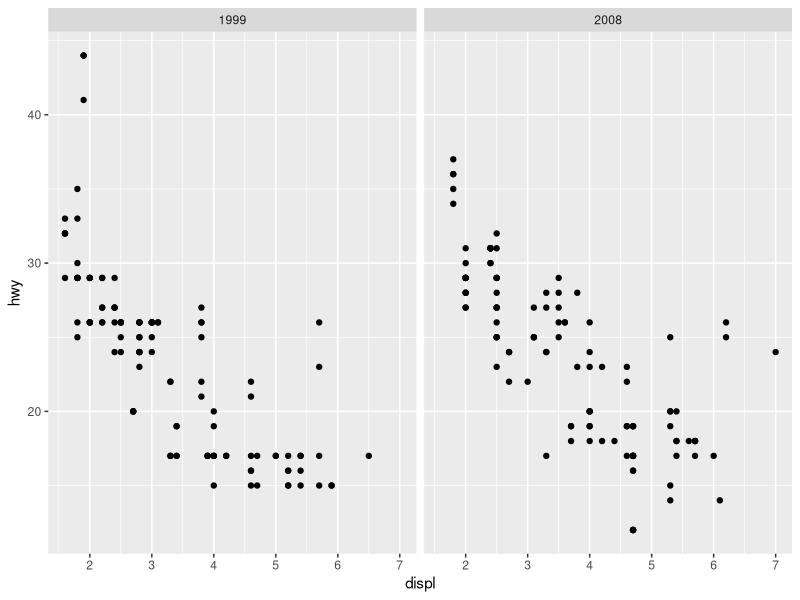
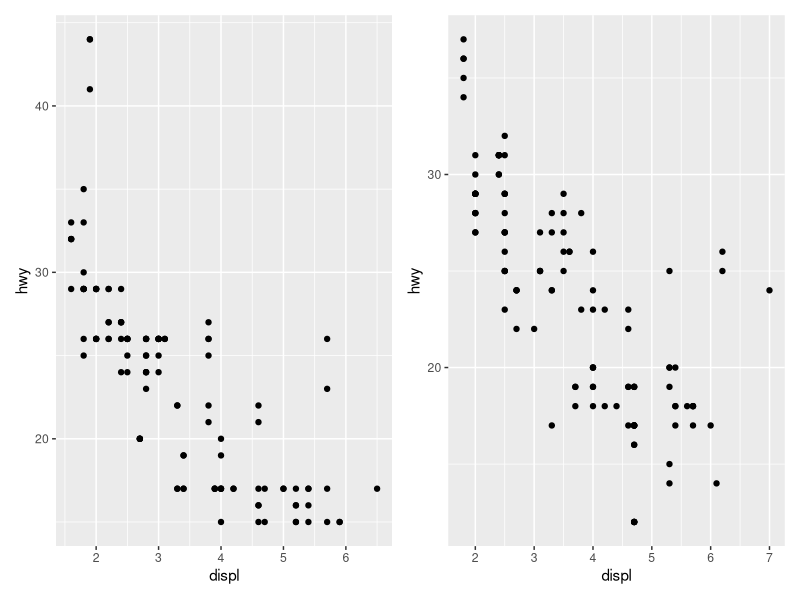
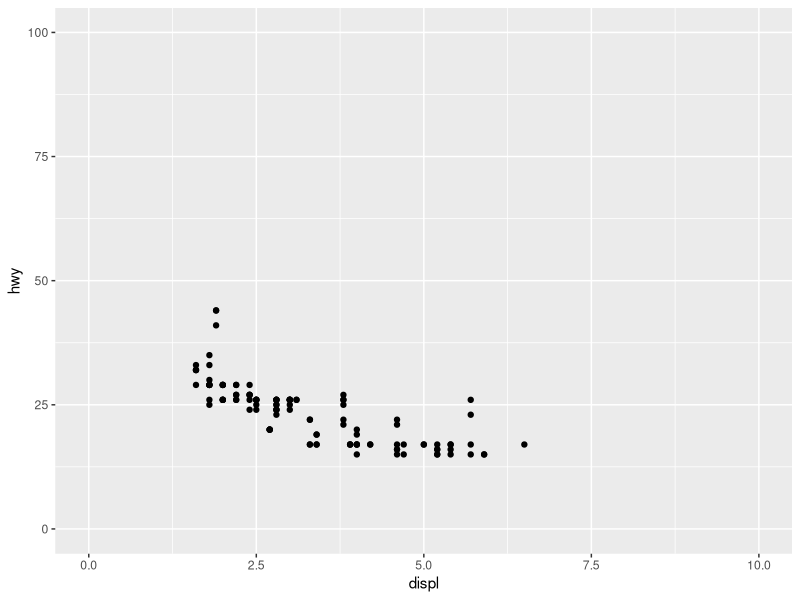
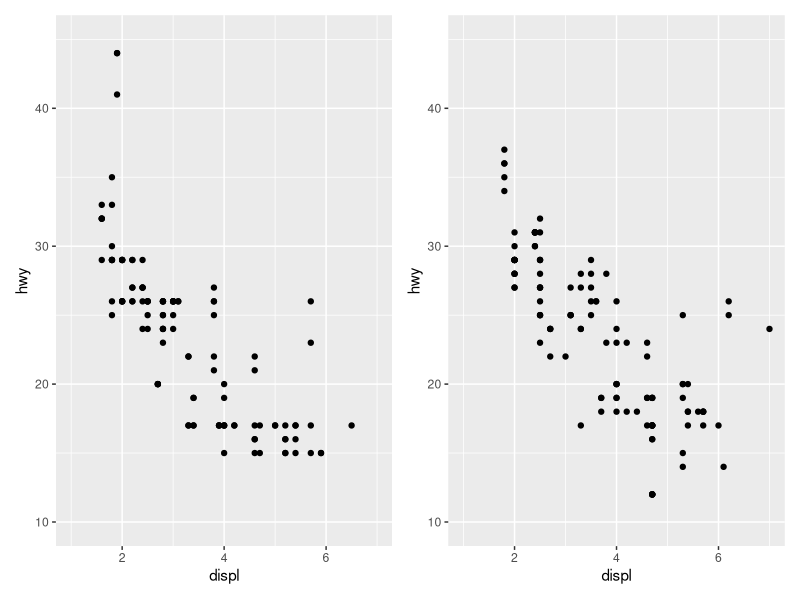
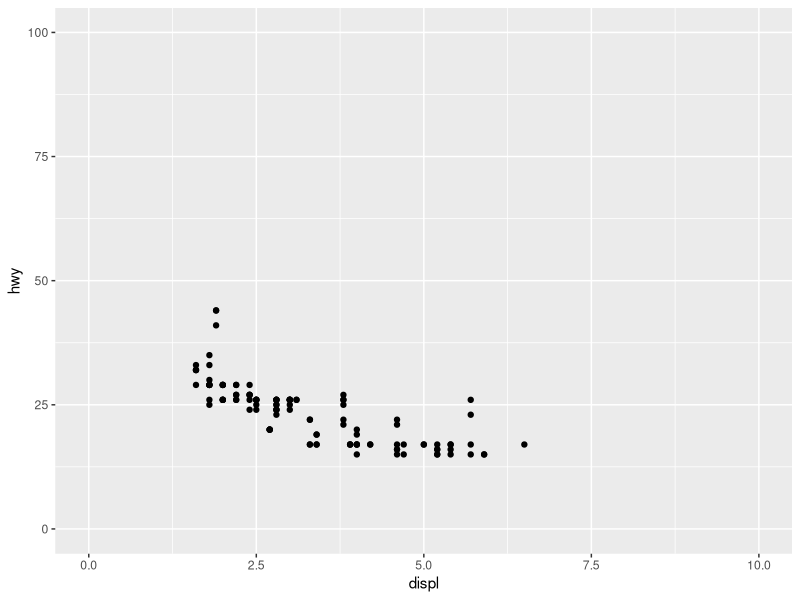
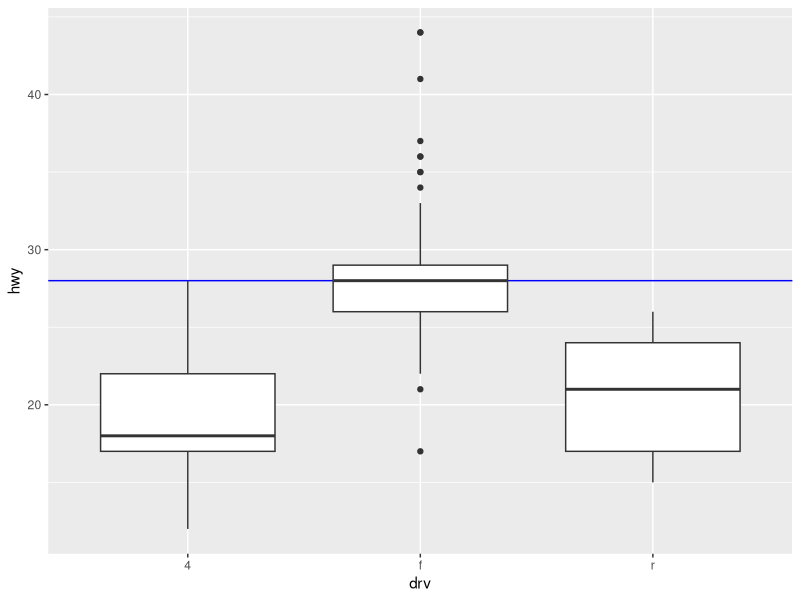
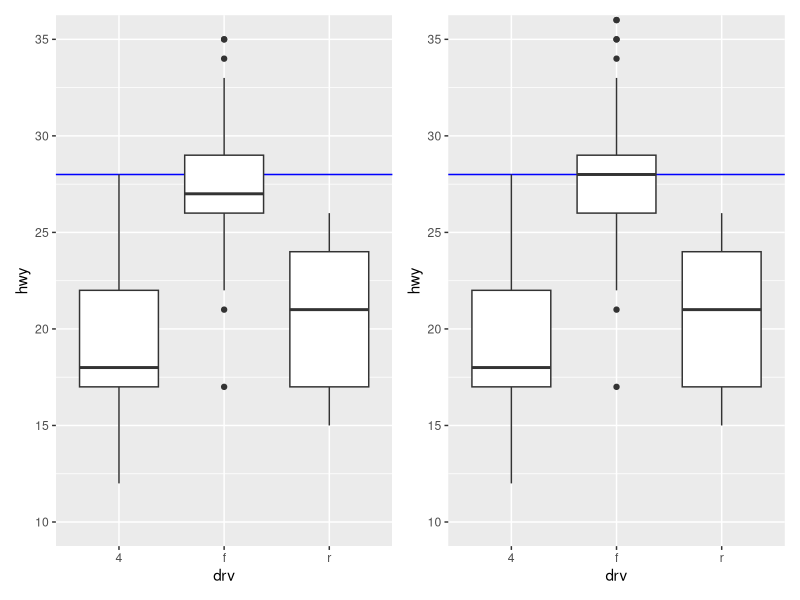
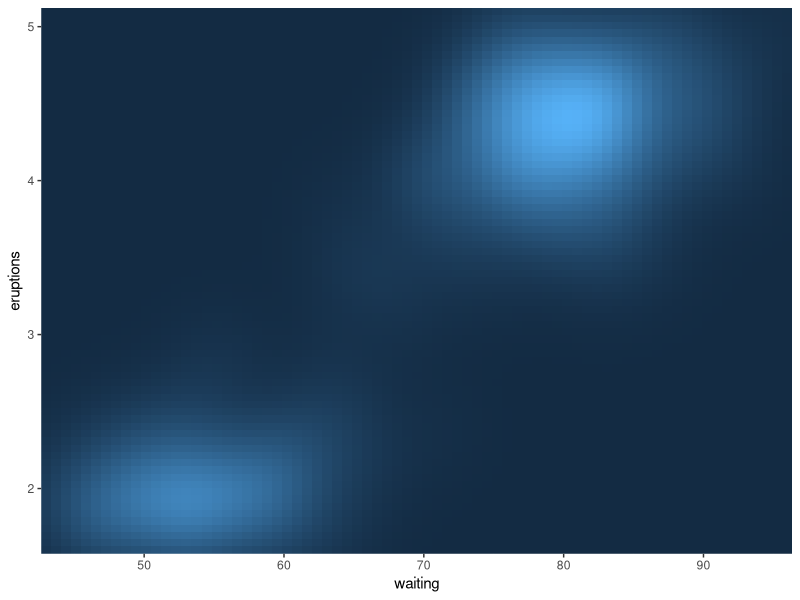

Generate these figures, in order, with R:
# Clase 13 - 22 de julio de 2022
# Módulo 4: Visualización de datos con ggplot
# Referencia: Libro de ggplot2 de Hadley Wickham
# https://ggplot2-book.org/index.html

library(tidyverse)
library(patchwork)

## Escalas de posición: (x,y) ----

### Escalas numéricas ----
### Las vamos a acceder a través de las funciones scale_x_continuous y
### scale_y_continuous

ggplot(mpg, aes(x = displ, y = hwy)) +
  geom_point() +
  facet_wrap(~year)

mpg_99 <- ggplot(filter(mpg, year == 1999),
                 aes(x = displ, y = hwy)) +
  geom_point()

mpg_08 <- ggplot(filter(mpg, year == 2008),
                 aes(x = displ, y = hwy)) +
  geom_point()

mpg_99 + mpg_08 

#### Modificar los límites del gráfico ----

mpg_99 +
  scale_x_continuous(limits = c(0, 10)) +
  scale_y_continuous(limits = c(0, 100))
  
mpg_99_fix <- mpg_99 +
  scale_x_continuous(limits = c(1, 7)) +
  scale_y_continuous(limits = c(10, 45))

mpg_08_fix <- mpg_08 +
  scale_x_continuous(limits = c(1, 7)) +
  scale_y_continuous(limits = c(10, 45))

mpg_99_fix + mpg_08_fix

##### Atajo: función lims

mpg_99 +
  lims(x = c(0, 10), y = c(0, 100))

#### Hacer zoom ----

mi_mediana <- mpg %>%
  filter(drv == "f") %>%
  summarise(median(hwy)) %>%
  pull()

mi_boxplot <- ggplot(mpg, aes(x = drv, y = hwy)) +
  geom_hline(yintercept = mi_mediana, color = "blue") +
  geom_boxplot()

mi_boxplot

mi_bp_scale <- mi_boxplot +
  lims(y = c(10,35))

mi_bp_coord <- mi_boxplot +
  coord_cartesian(ylim = c(10,35))

mi_bp_scale + mi_bp_coord

#### Tamaño del panel ----

mi_raster <- ggplot(faithfuld, aes(waiting, eruptions)) +
  geom_raster(aes(fill = density)) +
  theme(legend.position = "none") 

mi_raster +
  scale_x_continuous(expand = expansion(0)) +
  scale_y_continuous(expand = expansion(0))

##### Siguiendo el ejemplo anterior
mpg_99 +
  scale_x_continuous(limits = c(0, 10), expand = expansion(0)) +
  scale_y_continuous(limits = c(0, 100), expand = expansion(0))

#### Diferencia entre expansion aditiva y multiplicativa

mi_raster +
  scale_y_continuous(expand = expansion(add = 5)) +
  scale_x_continuous(expand = expansion(add = 5))

mi_raster +
  scale_y_continuous(expand = expansion(mult = .3)) +
  scale_x_continuous(expand = expansion(mult = .3))

mi_raster +
  scale_x_continuous(expand = expansion(mult = c(.05, .2))) +
  scale_y_continuous(expand = expansion(mult = c(.3, 0)))

#### Cortes de los ejes ----

#### Major
mpg_99 +
  scale_x_continuous(breaks = c(2, 4, 6)) +
  scale_y_continuous(breaks = c(20, 40))

mpg_99 +
  scale_x_continuous(breaks = seq(2, 6, 0.5)) +
  scale_y_continuous(breaks = c(20, 40))

#### Minor

mpg_99 +
  scale_x_continuous(minor_breaks = seq(1, 7, 0.25)) +
  scale_y_continuous(minor_breaks = 25)

#### Etiquetas de los ejes ----

mpg_99 +
  scale_x_continuous(
    breaks = seq(2, 6, 1), 
    labels = c("dos", "tres", "cuatro", "cinco", "seis")
  )

mpg_99 +
  scale_x_continuous(
    breaks = seq(2, 6, 1), 
    labels = c("dos", "tres", "cuatro", "cinco", "seis")
  ) +
  scale_y_continuous(
    breaks = seq(10, 50, 5),
    labels = scales::label_percent(scale = 1)
  )

mpg_99 +
  scale_x_continuous(
    breaks = seq(2, 6, 1), 
    labels = c("dos", "tres", "cuatro", "cinco", "seis")
  ) +
  scale_y_continuous(
    breaks = seq(10, 50, 5),
    labels = scales::label_dollar(prefix = "COP$")
  )

mpg_99 +
  scale_x_continuous(
    breaks = seq(2, 6, 1), 
    labels = c("dos", "tres", "cuatro", "cinco", "seis")
  ) +
  scale_y_continuous(
    breaks = seq(10, 50, 5),
    labels = scales::label_dollar(prefix = "", suffix = "€")
  )


mpg_99 +
  scale_x_continuous(
    breaks = seq(2, 6, 1), 
    labels = c("dos", "tres", "cuatro", "cinco", "seis")
  ) +
  scale_y_continuous(
    breaks = seq(10, 50, 5),
    labels = scales::label_comma(scale = 100)
  )

mpg_99 +
  scale_x_continuous(
    breaks = seq(2, 6, 1), 
    labels = scales::label_ordinal(rules = scales::ordinal_spanish())
  ) +
  scale_y_continuous(
    breaks = seq(10, 50, 5),
    labels = scales::label_dollar(prefix = "", suffix = "€")
  )

#### Transformaciones ----

##### Ejes reversados
ggplot(mpg, aes(displ, hwy)) +
  geom_point() +
  scale_y_reverse()

ggplot(mpg, aes(displ, hwy)) +
  geom_point() +
  scale_x_reverse()

ggplot(mpg, aes(displ, hwy)) +
  geom_point() +
  scale_x_reverse() +
  scale_y_reverse()

#### Escala logarítimica

ggplot(diamonds, aes(x = price, y = carat)) +
  geom_point() +
  scale_y_log10() +
  scale_x_continuous(trans = "log")

### Escalas discretas ----
ggplot(mpg, aes(x = hwy, y = class)) +
  geom_point()

ggplot(mpg, aes(x = hwy, y = class)) +
  geom_point() +
  scale_x_continuous(
    breaks = seq(10, 50, 5)
  ) +
  scale_y_discrete(
    limits = c("subcompact", "midsize", "pickup", "No existe")
  )

ggplot(mpg, aes(x = hwy, y = class)) +
  geom_point() +
  scale_x_continuous(
    breaks = seq(10, 50, 5)
  ) +
  scale_y_discrete(
    limits = c("subcompact", "midsize", "pickup", "No existe"),
    breaks = c("subcompact", "pickup")
  )

ggplot(mpg, aes(x = hwy, y = class)) +
  geom_point() +
  scale_x_continuous(
    breaks = seq(10, 50, 5)
  ) +
  scale_y_discrete(
    limits = c("subcompact", "midsize", "pickup"),
    labels = c(subcompact = "Subcompacto",
               midsize = "Mediano",
               pickup = "Camioneta")
  )

### Ejercicio: Dataset iris

# 1. Hacer un boxplot de Petal.Length de acuerdo con cada especie.
# La escala en en el eje debe ir de 1 a 5, sin que se modifique
# la forma del boxplot.

# 2. Vamos a hacer un scatterplot de Petal.Length con Petal.Width,
# coloreado según la especie. El eje x debe estar reversado, y en el
# eje y deben haber líneas (major) sólo en 0, 0.5 y 1.




